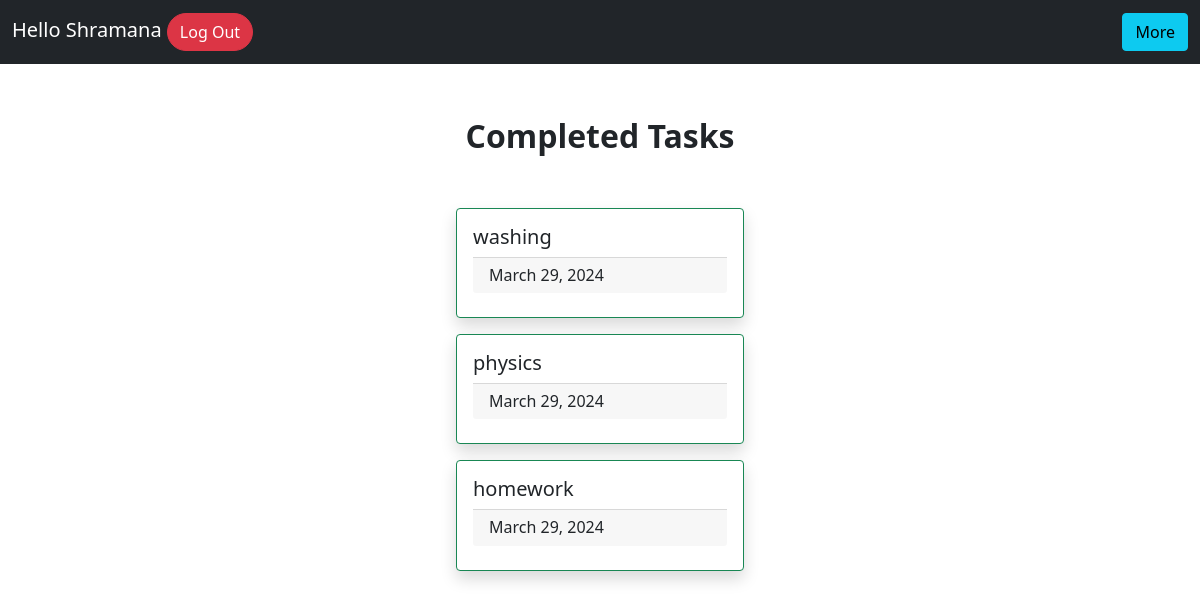
/completed_tasks/2/ (signed in), run on the app's committed database.
### todo_app/models.py (models this page shows, shortened)
class Tasklist(models.Model):
    username=models.ForeignKey(User, on_delete=models.CASCADE)
    title= models.CharField(max_length=200,null=False)
    status=models.CharField(max_length=10,default="Incomplete")
    created_on=models.DateField(auto_now_add=True)

### todo_app/views.py (the view)
# urls.py: path('completed_tasks/<int:pk>/',views.completed_tasks,name="completed_tasks"),
def completed_tasks(request,pk):
    tasks=Tasklist.objects.filter(username=User.objects.get(pk=pk),status="Completed").order_by('-id')
    context={
        'tasks':tasks,
    }
    return render(request,"completed_tasks.html",context)

### templates/completed_tasks.html (shortened to what this page needs)
<!DOCTYPE html>
<html>
    <head>
        <link href="https://cdn.jsdelivr.net/npm/bootstrap@5.0.2/dist/css/bootstrap.min.css" rel="stylesheet">
    </head>
    <body>
        {% include "navbar.html" %}
        <div class="d-flex justify-content-center align-items-center flex-column">
        <div class="fs-2 fw-bold mb-5">Completed Tasks</div>
        {% for task in tasks %}
                <div class="card mb-3 border border-success shadow" style="width: 18rem;">
                    <div class="card-body">
                        <h5 class="card-title">{{task.title}}</h5>
                        <h6 class="card-footer">{{task.created_on}}</h6>
                    </div>
                </div>
                {% endfor %}
            </div>
    </body>
</html>

### templates/navbar.html (shortened to what this page needs)
<nav class="navbar navbar-dark bg-dark mb-5 d-flex">
    <div class="container-fluid d-flex">
      <div class="navbar-brand">Hello {{ user.username }}   <a href="/signout" class="btn btn-danger rounded-pill">Log Out</a></div>
        <div class="dropdown">
            <button class="btn btn-info">More</button>
          </div>
    </div>
</nav>

### templates/navbar.html (style rules this page uses)
.dropdown { position: relative; display: inline-block; }

### data on the page
Tasklist: title "washing", created_on "March 29, 2024"
Tasklist: title "physics", created_on "March 29, 2024"
Tasklist: title "homework", created_on "March 29, 2024"

### other printed values
{{ user.username }} "Shramana"
